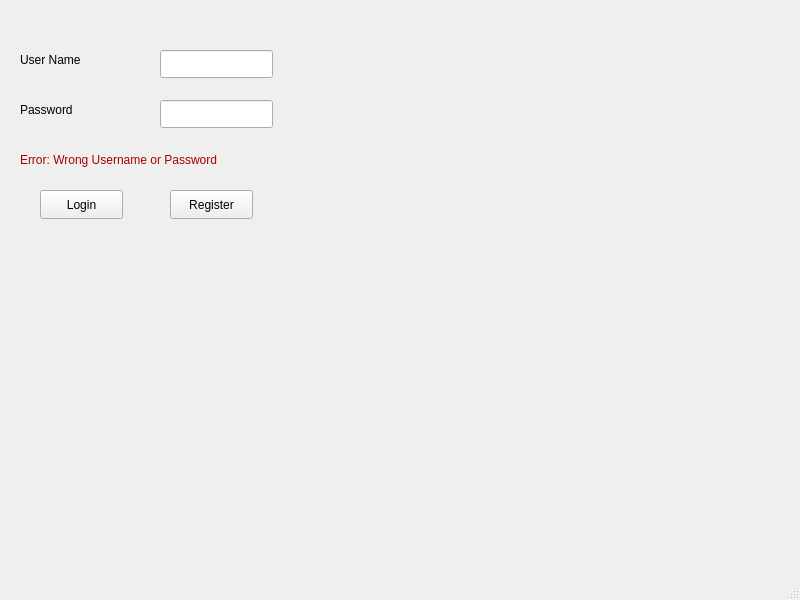
<?xml version="1.0" encoding="UTF-8"?>
<ui version="4.0">
 <class>LoginWIndow</class>
 <widget class="QMainWindow" name="LoginWIndow">
  <property name="geometry">
   <rect>
    <x>0</x>
    <y>0</y>
    <width>800</width>
    <height>600</height>
   </rect>
  </property>
  <property name="windowTitle">
   <string>LoginWIndow</string>
  </property>
  <widget class="QWidget" name="centralwidget">
   <widget class="QLabel" name="labelusername">
    <property name="geometry">
     <rect>
      <x>20</x>
      <y>50</y>
      <width>101</width>
      <height>20</height>
     </rect>
    </property>
    <property name="text">
     <string>User Name</string>
    </property>
   </widget>
   <widget class="QLabel" name="labelPass">
    <property name="geometry">
     <rect>
      <x>20</x>
      <y>100</y>
      <width>101</width>
      <height>20</height>
     </rect>
    </property>
    <property name="text">
     <string>Password</string>
    </property>
   </widget>
   <widget class="QPushButton" name="pushButtonLogin">
    <property name="geometry">
     <rect>
      <x>40</x>
      <y>190</y>
      <width>83</width>
      <height>29</height>
     </rect>
    </property>
    <property name="text">
     <string>Login</string>
    </property>
   </widget>
   <widget class="QPushButton" name="pushButton_2">
    <property name="geometry">
     <rect>
      <x>170</x>
      <y>190</y>
      <width>83</width>
      <height>29</height>
     </rect>
    </property>
    <property name="text">
     <string>Register</string>
    </property>
   </widget>
   <widget class="QLineEdit" name="lineEditUsername">
    <property name="geometry">
     <rect>
      <x>160</x>
      <y>50</y>
      <width>113</width>
      <height>28</height>
     </rect>
    </property>
   </widget>
   <widget class="QLineEdit" name="lineEditPass">
    <property name="geometry">
     <rect>
      <x>160</x>
      <y>100</y>
      <width>113</width>
      <height>28</height>
     </rect>
    </property>
    <property name="text">
     <string/>
    </property>
    <property name="echoMode">
     <enum>QLineEdit::Password</enum>
    </property>
   </widget>
   <widget class="QLabel" name="labelError">
    <property name="geometry">
     <rect>
      <x>20</x>
      <y>150</y>
      <width>251</width>
      <height>20</height>
     </rect>
    </property>
    <property name="text">
     <string>&lt;html&gt;&lt;head/&gt;&lt;body&gt;&lt;p&gt;&lt;span style=&quot; color:#aa0000;&quot;&gt;Error: Wrong Username or Password&lt;/span&gt;&lt;/p&gt;&lt;/body&gt;&lt;/html&gt;</string>
    </property>
   </widget>
  </widget>
  <widget class="QMenuBar" name="menubar">
   <property name="geometry">
    <rect>
     <x>0</x>
     <y>0</y>
     <width>800</width>
     <height>25</height>
    </rect>
   </property>
  </widget>
  <widget class="QStatusBar" name="statusbar"/>
 </widget>
 <resources/>
 <connections/>
</ui>
